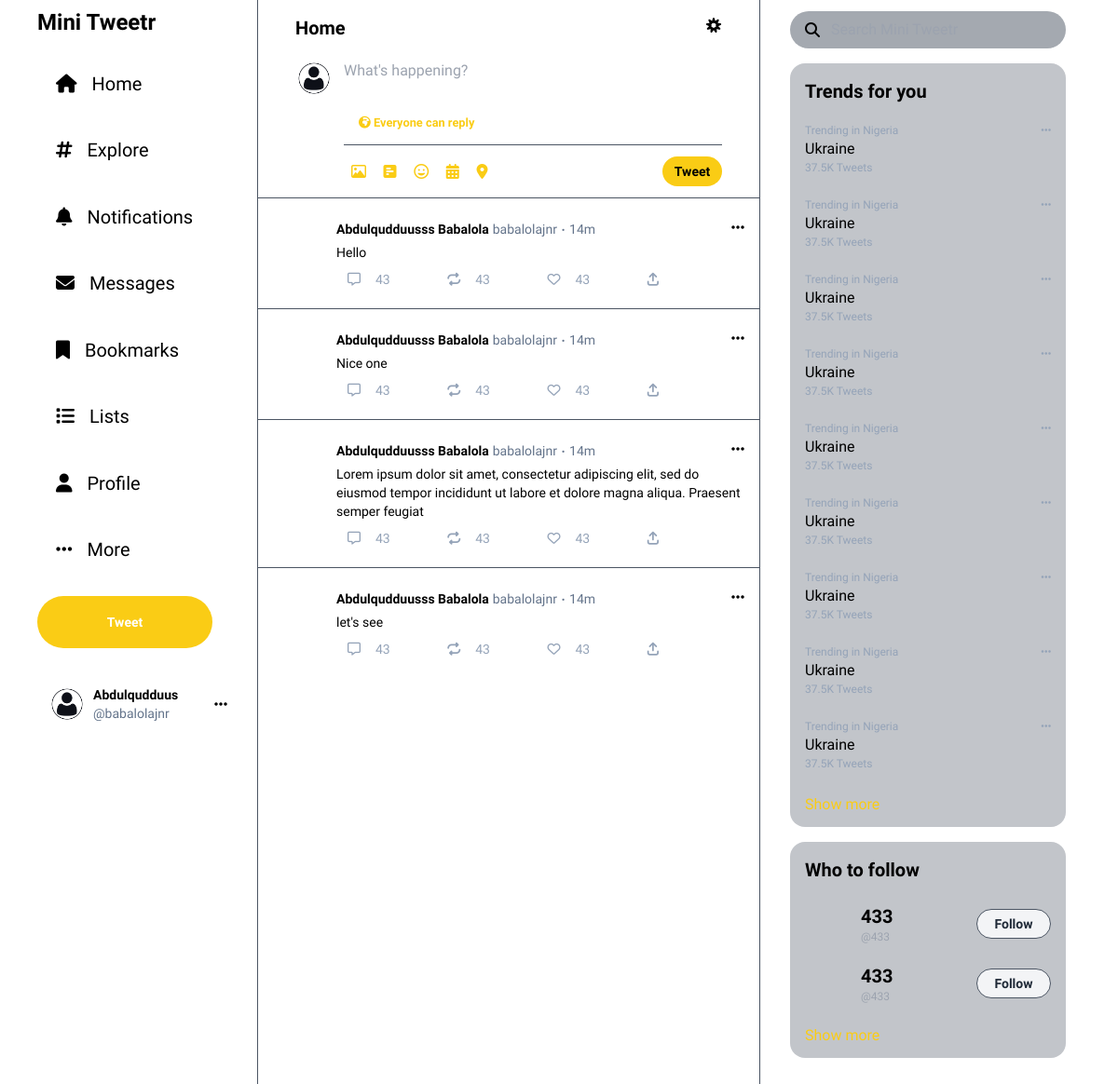
The app's page /tweet/ (signed in) with its own data.
### user/models.py (models this page shows, shortened)
class User(AbstractUser):
    email = models.EmailField('email address', unique=True)
    avatar = models.ImageField(default='avatar.png')
    following = models.ManyToManyField('self')
    followers = models.ManyToManyField('self')
    USERNAME_FIELD = 'email'
    REQUIRED_FIELDS = []
    objects = CustomUserManager()

### tweet/models.py (models this page shows, shortened)
class Tweet(models.Model):
    body = models.TextField(max_length=280, blank=True, null=True)
    user = models.ForeignKey(User, related_name="tweets", on_delete=models.CASCADE)
    reply_parent = models.ForeignKey(
        "self", null=True, blank=True, related_name="replies", on_delete=models.CASCADE
    )
    retweet_parent = models.ForeignKey(
        "self", null=True, blank=True, related_name="retweets", on_delete=models.CASCADE
    )
    thread = models.ForeignKey(
        Thread, related_name="tweets", on_delete=models.CASCADE, null=True, blank=True
    )
    thread_rank = models.IntegerField(null=True, blank=True)
    likes = models.ManyToManyField(User, related_name="liked_tweets")
    created = models.DateField(auto_now_add=True)
    updated = models.DateField(auto_now=True)

### tweet/views.py (the view)
# urls.py: path('', index, name='home'),
@login_required
def index(request):
    tweets = Tweet.objects.filter(user=request.user)
    return render(request, "tweet/home.html", {"tweets": tweets})

### tweet/templates/tweet/home.html (shortened to what this page needs)
{% extends 'layout.html' %} {% block content %}
<div class="mt-4 px-10">
  <div class="lg:flex justify-between">
    <div><span class="font-extrabold text-xl">Home</span></div>
    <div><i class="fa-solid fa-bahai"></i></div>
  </div>
  <div class="pt-5">
    <div class="lg:flex">
      <div class="w-10 h-10 rounded-full shrink-0">
        {% load static %}
        <img src="{% static 'images/' %}{{request.user.avatar}}" alt="" />
      </div>
      <div class="pl-3 grow">
        <form action="{% url 'save_tweet' %}" method="post">
          <textarea name="body" id="" class="w-full bg-transparent focus:outline-none resize-none"
            placeholder="What's happening?">{{ form.body.value }}</textarea>
          <div class="pb-3 border-b border-gray-600 lg:flex">
            <div class="rounded-full px-4 hover:bg-yellow-400 hover:bg-opacity-20 text-center">
              <span class="font-bold text-yellow-400" style="font-size: 0.8rem"><i class="fa-solid fa-earth-africa"></i>
                Everyone can reply
              </span>
            </div>
          </div>
          <div class="lg:flex justify-between pt-3 items-center">
            <div class="flex justify-between text-yellow-400 basis-2/5">
              <div class="rounded-full bg-yellow-400 bg-opacity-0 hover:bg-opacity-20">
                <i class="fa-regular fa-image px-2 py-2"></i>
              </div>
              <div class="rounded-full bg-yellow-400 bg-opacity-0 hover:bg-opacity-20">
                <i class="fa-solid fa-square-poll-horizontal px-2 py-2"></i>
              </div>
              <div class="rounded-full bg-yellow-400 bg-opacity-0 hover:bg-opacity-20">
                <i class="fa-regular fa-face-grin px-2 py-2"></i>
              </div>
              <div class="rounded-full bg-yellow-400 bg-opacity-0 hover:bg-opacity-20">
                <i class="fa-solid fa-calendar-days px-2 py-2"></i>
              </div>
              <div class="rounded-full bg-yellow-400 bg-opacity-0 hover:bg-opacity-20">
                <i class="fa-solid fa-location-dot px-2 py-2"></i>
              </div>
            </div>
            <div>
              <button class="bg-yellow-400 rounded-full h-8 w-16 hover:opacity-80" type="submit">
                <span class="font-bold text-sm">Tweet</span>
              </button>
            </div>
          </div>
        </form>
      </div>
    </div>
  </div>
</div>
{% comment %} Posts {% endcomment %} {% for tweet in tweets %}
<div class="border-t border-gray-600 mt-3">
  {% include 'tweet/components/tweets.html' %}
</div>
{% endfor %} {% endblock %}

### templates/components/navigation.html (shortened to what this page needs)
<div class="mt-2 ml-10 mr-7 lg:flex lg:flex-col justify-between basis-11/12">
  <div class="text-2xl font-bold">Mini Tweetr</div>
  <a href="{% url 'home' %}">
    <div
      class="text-xl pl-5 hover:bg-gray-700 w-fit rounded-full cursor-pointer"
    >
      <div class="py-2 pr-7">
        <i class="fa-solid fa-house"></i><span class="ml-4">Home</span>
      </div>
    </div>
  </a>
  <div class="text-xl pl-5 hover:bg-gray-700 w-fit rounded-full cursor-pointer">
    <div class="py-2 pr-7">
      <i class="fa-solid fa-hashtag"></i><span class="ml-4">Explore</span>
    </div>
  </div>
  <div class="text-xl pl-5 hover:bg-gray-700 w-fit rounded-full cursor-pointer">
    <div class="py-2 pr-7">
      <i class="fa-solid fa-bell"></i><span class="ml-4">Notifications</span>
    </div>
  </div>
  <div class="text-xl pl-5 hover:bg-gray-700 w-fit rounded-full cursor-pointer">
    <div class="py-2 pr-7">
      <i class="fa-solid fa-envelope"></i><span class="ml-4">Messages</span>
    </div>
  </div>
  <div class="text-xl pl-5 hover:bg-gray-700 w-fit rounded-full cursor-pointer">
    <div class="py-2 pr-7">
      <i class="fa-solid fa-bookmark"></i><span class="ml-4">Bookmarks</span>
    </div>
  </div>
  <div class="text-xl pl-5 hover:bg-gray-700 w-fit rounded-full cursor-pointer">
    <div class="py-2 pr-7">
      <i class="fa-solid fa-list"></i><span class="ml-4">Lists</span>
    </div>
  </div>
  <a href="{% url 'profile' %}">
    <div
      class="text-xl pl-5 hover:bg-gray-700 w-fit rounded-full cursor-pointer"
    >
      <div class="py-2 pr-7">
        <i class="fa-solid fa-user"></i><span class="ml-4">Profile</span>
      </div>
    </div>
  </a>
  <div class="text-xl pl-5 hover:bg-gray-700 w-fit rounded-full cursor-pointer">
    <div class="py-2 pr-7">
      <i class="fa-solid fa-ellipsis"></i><span class="ml-4">More</span>
    </div>
  </div>
  <div class="mr-5">
    <button
      class="bg-yellow-400 rounded-full h-14 w-full group hover:opacity-80"
      type="submit"
    >
      <span class="font-bold text-white text-sm">Tweet</span>
    </button>
  </div>
</div>
<div class="ml-10 mr-5 mt-8 mb-4 hover:bg-gray-700 rounded-full cursor-pointer">
  <div class="flex px-3 py-2 justify-between">
    <div class="flex">
      <div class="h-10 w-10 rounded-full">
        {% load static %}
        <img src="{% static 'images/' %}{{request.user.avatar}}" alt="" />
      </div>
      <div class="flex flex-col pl-2">
        <span class="font-bold text-sm">Abdulqudduus</span>
        <span class="font-light text-sm text-slate-500">@babalolajnr</span>
      </div>
    </div>
    <div class="flex items-center">
      <i class="fa-solid fa-ellipsis"></i>
    </div>
  </div>
</div>

### tweet/templates/tweet/components/tweets.html (shortened to what this page needs)
<div class="flex pt-5 mx-4">
    {% load static %}
    <div class="w-14 h-14 rounded-full shrink-0 bg-cover" style="background-image: url({% static 'images/cat.jpg' %})">
    </div>
    <div class="pl-3 grow">
        <div class="lg:flex justify-between">
            <div>
                <span class="font-bold text-sm">{{ user.first_name }} {{ user.last_name }}</span>
                <span class="font-light text-sm text-slate-500">{{ user.username }}</span>
                <span class="font-light text-xl text-slate-500 align-middle">&middot</span>
                <span class="font-light text-sm text-slate-500">14m</span>
            </div>
            <div>
                <i class="fa-solid fa-ellipsis"></i>
            </div>
        </div>
        <div class="text-sm">
            {{ tweet.body }}
        </div>
        <div class="flex justify-between pr-20 text-slate-400 text-sm">
            <div class="flex items-center group cursor-pointer">
                <div class="rounded-full bg-blue-500 bg-opacity-0 group-hover:bg-opacity-10">
                    <i class="fa-regular fa-message group-hover:text-blue-500 px-3 py-3"></i>
                </div>
                <span id="replies-count-{{tweet.id}}" class="ml-1 group-hover:text-blue-500">43</span>
            </div>
            <div class="flex items-center group cursor-pointer">
                <div class="rounded-full bg-green-500 bg-opacity-0 group-hover:bg-opacity-10">
                    <i class="fa-solid fa-repeat group-hover:text-green-500 px-3 py-3"></i>
                </div>
                <span id="retweets-count-{{tweet.id}}" class="ml-1 group-hover:text-green-500">43</span>
            </div>
            {% if tweet in liked_tweets %}
            <div class="flex items-center group cursor-pointer" id="like-button-{{tweet.id}}" data-state="liked">
                <div class="rounded-full bg-red-500 bg-opacity-0 group-hover:bg-opacity-10">
                    <i class="fa-solid text-red-500 fa-heart group-hover:text-red-500 px-3 py-3"></i>
                </div>
                <span id="likes-count-{{tweet.id}}" class="ml-1 group-hover:text-red-500">43</span>
            </div>
            {% else %}
            <div class="flex items-center group cursor-pointer" id="like-button-{{tweet.id}}" data-state="unliked">
                <div class="rounded-full bg-red-500 bg-opacity-0 group-hover:bg-opacity-10">
                    <i class="fa-regular fa-heart group-hover:text-red-500 px-3 py-3"></i>
                </div>
                <span id="likes-count-{{tweet.id}}" class="ml-1 group-hover:text-red-500">43</span>
            </div>
            {% endif %}
            <div class="flex items-center cursor-pointer">
                <div class="rounded-full bg-blue-500 bg-opacity-0 hover:bg-opacity-10">
                    <i class="fa-solid fa-arrow-up-from-bracket hover:text-blue-500 px-3 py-3"></i>
                </div>
            </div>
        </div>
    </div>
</div>

### static/css/styles.css (style rules this page uses)
html { line-height: 1.5; -webkit-text-size-adjust: 100%; -moz-tab-size: 4; -o-tab-size: 4; tab-size: 4; font-family: ui-sans-serif, system-ui, -apple-system, BlinkMacSystemFont, "Segoe UI", Roboto, "Helvetica Neue", Arial, "Noto Sans", sans-serif, "Apple Color Emoji", "Segoe UI Emoji", "Segoe UI Symbol", "Noto Color Emoji"; }
body { margin: 0; line-height: inherit; }
a { color: inherit; text-decoration: inherit; }
button, input, optgroup, select, textarea { font-family: inherit; font-size: 100%; line-height: inherit; color: inherit; margin: 0; padding: 0; }
button, select { text-transform: none; }
button, [type='button'], [type='reset'], [type='submit'] { -webkit-appearance: button; background-color: transparent; background-image: none; }
textarea { resize: vertical; }
input::placeholder, textarea::placeholder { opacity: 1; color: #9ca3af; }
button, [role="button"] { cursor: pointer; }
img, svg, video, canvas, audio, iframe, embed, object { display: block; vertical-align: middle; }
img, video { max-width: 100%; height: auto; }
.mx-4 { margin-left: 1rem; margin-right: 1rem; }
.mt-4 { margin-top: 1rem; }
.mt-3 { margin-top: 0.75rem; }
.mt-2 { margin-top: 0.5rem; }
.ml-1 { margin-left: 0.25rem; }
.ml-4 { margin-left: 1rem; }
.ml-10 { margin-left: 2.5rem; }
.mr-7 { margin-right: 1.75rem; }
.mr-5 { margin-right: 1.25rem; }
.mt-8 { margin-top: 2rem; }
.mb-4 { margin-bottom: 1rem; }
.flex { display: flex; }
.h-10 { height: 2.5rem; }
.h-8 { height: 2rem; }
.h-14 { height: 3.5rem; }
.w-10 { width: 2.5rem; }
.w-full { width: 100%; }
.w-16 { width: 4rem; }
.w-14 { width: 3.5rem; }
.w-fit { width: -webkit-fit-content; width: -moz-fit-content; width: fit-content; }
.shrink-0 { flex-shrink: 0; }
.grow { flex-grow: 1; }
.basis-2\/5 { flex-basis: 40%; }
.basis-11\/12 { flex-basis: 91.666667%; }
.cursor-pointer { cursor: pointer; }
.resize-none { resize: none; }
.flex-col { flex-direction: column; }
.items-center { align-items: center; }
.justify-between { justify-content: space-between; }
.rounded-full { border-radius: 9999px; }
.border-b { border-bottom-width: 1px; }
.border-t { border-top-width: 1px; }
.border-gray-600 { --tw-border-opacity: 1; border-color: rgb(75 85 99 / var(--tw-border-opacity)); }
.bg-transparent { background-color: transparent; }
.bg-yellow-400 { --tw-bg-opacity: 1; background-color: rgb(250 204 21 / var(--tw-bg-opacity)); }
.bg-blue-500 { --tw-bg-opacity: 1; background-color: rgb(59 130 246 / var(--tw-bg-opacity)); }
.bg-green-500 { --tw-bg-opacity: 1; background-color: rgb(34 197 94 / var(--tw-bg-opacity)); }
.bg-red-500 { --tw-bg-opacity: 1; background-color: rgb(239 68 68 / var(--tw-bg-opacity)); }
.bg-opacity-0 { --tw-bg-opacity: 0; }
.bg-cover { background-size: cover; }
.px-10 { padding-left: 2.5rem; padding-right: 2.5rem; }
.px-4 { padding-left: 1rem; padding-right: 1rem; }
.px-2 { padding-left: 0.5rem; padding-right: 0.5rem; }
.py-2 { padding-top: 0.5rem; padding-bottom: 0.5rem; }
.px-3 { padding-left: 0.75rem; padding-right: 0.75rem; }
.py-3 { padding-top: 0.75rem; padding-bottom: 0.75rem; }
.pt-5 { padding-top: 1.25rem; }
.pl-3 { padding-left: 0.75rem; }
.pb-3 { padding-bottom: 0.75rem; }
.pt-3 { padding-top: 0.75rem; }
.pl-5 { padding-left: 1.25rem; }
.pr-7 { padding-right: 1.75rem; }
.pl-2 { padding-left: 0.5rem; }
.pr-20 { padding-right: 5rem; }
.text-center { text-align: center; }
.align-middle { vertical-align: middle; }
.text-xl { font-size: 1.25rem; line-height: 1.75rem; }
.text-sm { font-size: 0.875rem; line-height: 1.25rem; }
.text-2xl { font-size: 1.5rem; line-height: 2rem; }
.font-extrabold { font-weight: 800; }
.font-bold { font-weight: 700; }
.font-light { font-weight: 300; }
.text-yellow-400 { --tw-text-opacity: 1; color: rgb(250 204 21 / var(--tw-text-opacity)); }
.text-slate-500 { --tw-text-opacity: 1; color: rgb(100 116 139 / var(--tw-text-opacity)); }
.text-white { --tw-text-opacity: 1; color: rgb(255 255 255 / var(--tw-text-opacity)); }
.text-slate-400 { --tw-text-opacity: 1; color: rgb(148 163 184 / var(--tw-text-opacity)); }
.sans-pro { font-family: "Source Sans Pro", sans-serif; }
@media (min-width: 1024px) { .lg\:flex { display: flex; } }
@media (min-width: 1024px) { .lg\:flex-col { flex-direction: column; } }

### records on screen
User: user.avatar (placeholder picture), first_name "Abdulqudduusss", last_name "Babalola", username "babalolajnr"
Tweet: body "Hello"
Tweet: body "Nice one"
Tweet: body "Lorem ipsum dolor sit amet, consectetur adipiscing elit, sed do eiusmod tempor incididunt ut labore et dolore magna aliqua. Praesent semper feugiat"
Tweet: body "let's see"
